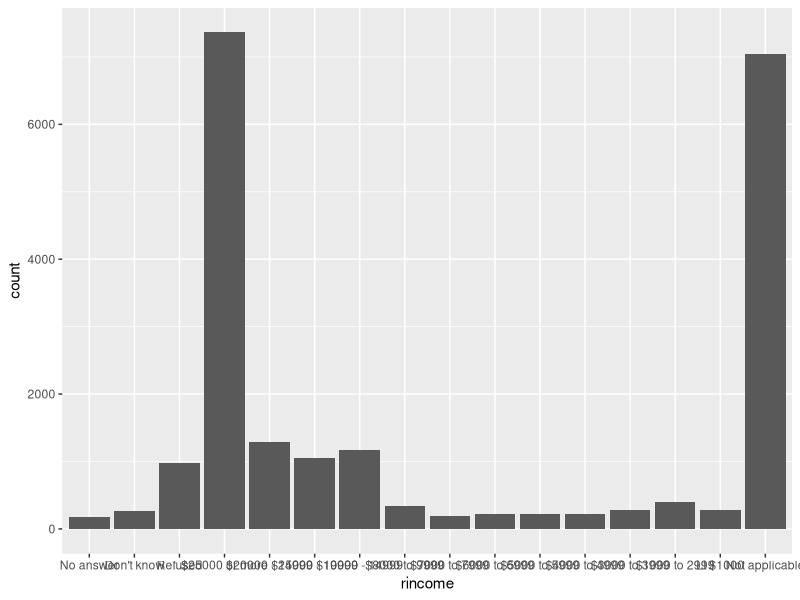
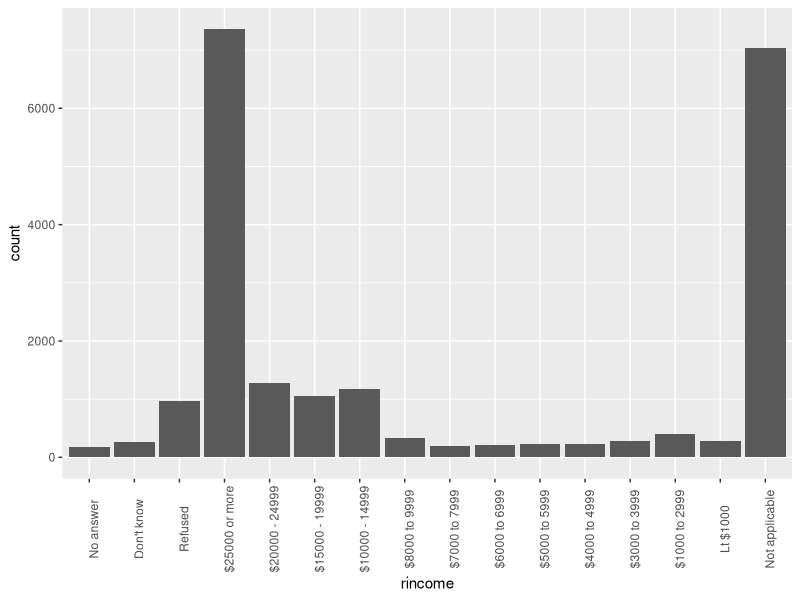
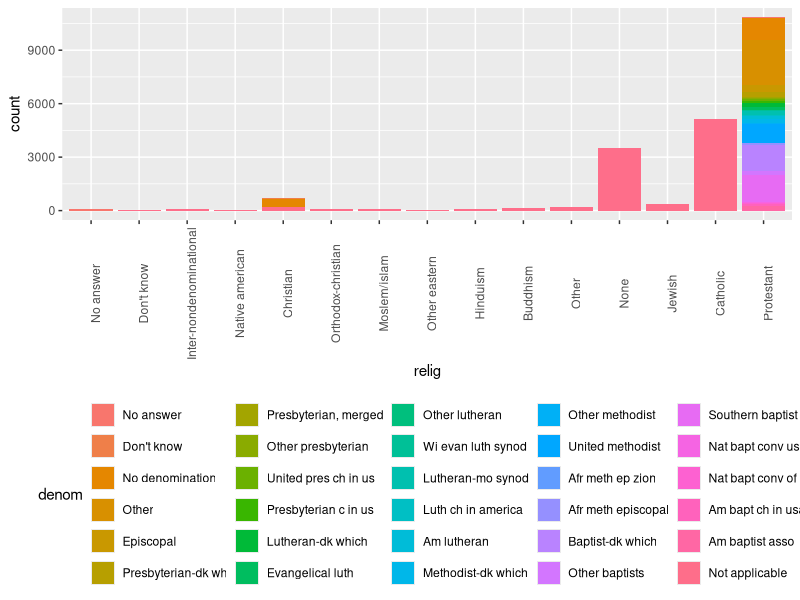
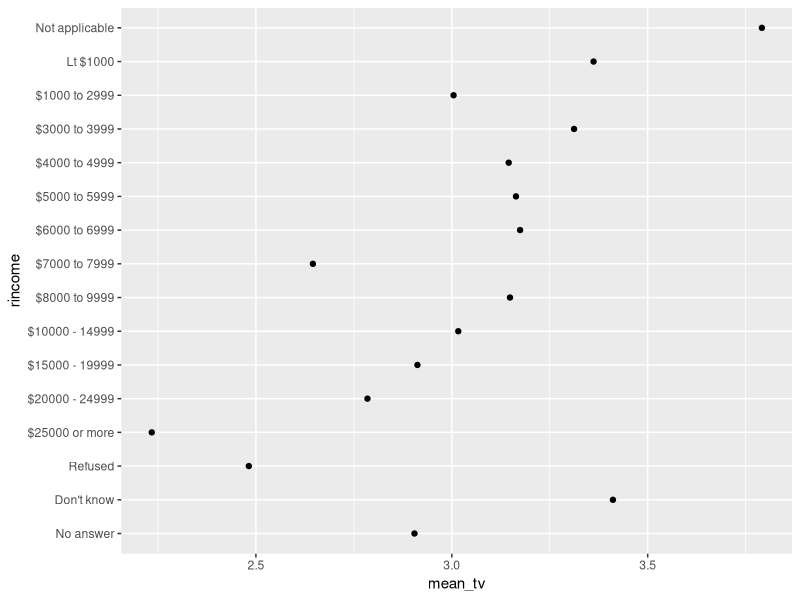
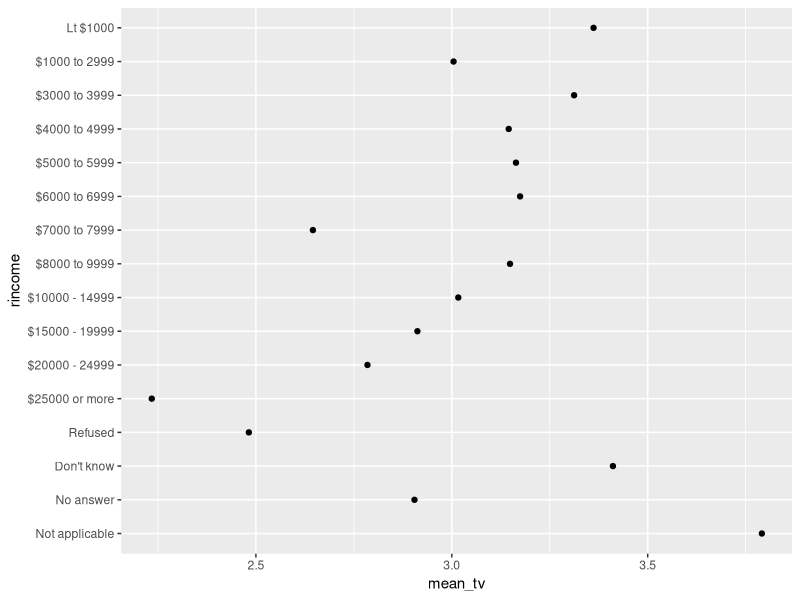

Here is the R script that generated these plots, in order:
## ---- chunk 1
knitr::opts_chunk$set(echo = TRUE)
## ---- chunk 2
library(tidyverse)
## ---- chunk 3
levels(gss_cat$rincome)

gss_cat %>% 
  count(rincome)
## ---- chunk 4
gss_cat %>% 
  ggplot(mapping = aes(x = rincome)) + 
  geom_bar()
## ---- chunk 5
gss_cat %>% 
  ggplot(mapping = aes(x = rincome)) + 
  geom_bar() +
  theme(axis.text.x = element_text(angle = 90))
## ---- chunk 6
gss_cat %>% 
  count(relig)

gss_cat %>%
  count(relig, sort = TRUE)

gss_cat %>% 
  count(partyid, sort = TRUE)
## ---- chunk 7
gss_cat %>% 
  count(relig, denom)

gss_cat %>% 
  count(relig, denom, sort = TRUE)
## ---- chunk 8
gss_cat %>% 
  ggplot(mapping = aes(x = relig, fill = denom)) + 
  geom_bar() +
  theme(legend.position = "bottom",
        axis.text.x = element_text(angle = 90))
## ---- chunk 9
gss_cat

levels(gss_cat$marital)
levels(gss_cat$race)
levels(gss_cat$rincome)
levels(gss_cat$partyid)
levels(gss_cat$relig)
levels(gss_cat$denom)
## ---- chunk 10
rincome_summary <- gss_cat %>%
  group_by(rincome) %>%
  summarise(
    mean_age = mean(age, na.rm = TRUE),
    mean_tv = mean(tvhours, na.rm = TRUE),
    n = n()
  )

rincome_summary %>%
  ggplot(mapping = aes(x = mean_tv, y = rincome)) + 
  geom_point()

rincome_summary %>%
  mutate(rincome = fct_relevel(rincome, "Not applicable")) %>%
  ggplot(mapping = aes(x = mean_tv, y = rincome)) + 
  geom_point()
## ---- chunk 11
gss_cat %>%
  count(rincome)

gss_cat %>%
  mutate(rincome_lumped = fct_lump(rincome, n=4)) %>%
  count(rincome_lumped)
## ---- chunk 12
gss_cat %>%
  mutate(rincome_new = fct_collapse(rincome,
    "0-5k" = c("Lt $1000", "$1000 to 2999", "$3000 to 3999", "$4000 to 4999"),
    "5-10k" = c("$5000 to 5999", "$6000 to 6999", "$7000 to 7999", "$8000 to 9999"),
    "10-15k" = c("$10000 - 14999"),
    "15-20k" = c("$15000 - 19999"),
    "20-25k" = c("$20000 - 24999"),
    "25k+" = c("$25000 or more")
  )) %>%
  count(rincome_new)
## ---- chunk 13
# Need to read in the data for this ANSWERS document
nmesRAW <- read_csv("data/nmesUNPROC.csv")

nmesRAW %>%
  count(beltuse)

nmesRAW <- nmesRAW %>%
  mutate(beltuse_recoded = fct_recode(factor(beltuse),
                                         "Rarely" = "1",
                                         "Sometimes" = "2",
                                         "Always/Almost always" = "3"))

nmesRAW %>%
  count(beltuse, beltuse_recoded)

nmesRAW <- nmesRAW %>%
  mutate(beltuse = beltuse_recoded) %>%
  select(-beltuse_recoded)

nmesRAW
## ---- chunk 14
nmesRAW <- nmesRAW %>%
  mutate(beltAlways = fct_collapse(beltuse,
                      "Always" = "Always/Almost always",
                      "Not Always" = c("Rarely", "Sometimes")
                      ))

nmesRAW %>% print(width = Inf)
## ---- chunk 15
nmesRAW <- nmesRAW %>%
  mutate(mscd = (lc5 == 1) | (chd5 == 1) )

nmesRAW %>%
  count(mscd)
## ---- chunk 16
nmesRAW <- nmesRAW %>%
  mutate(mscd_recode = factor(mscd)) %>%
  mutate(mscd_recode = fct_recode(mscd_recode,
    "MSCD" = "TRUE",
    "No MSCD" = "FALSE"
  ))

nmesRAW %>% count(mscd, mscd_recode)
## ---- chunk 17
nmesRAW <- nmesRAW %>%
  mutate(mscd = mscd_recode) %>%
  select(-mscd_recode)

nmesRAW %>% print(width = Inf)
